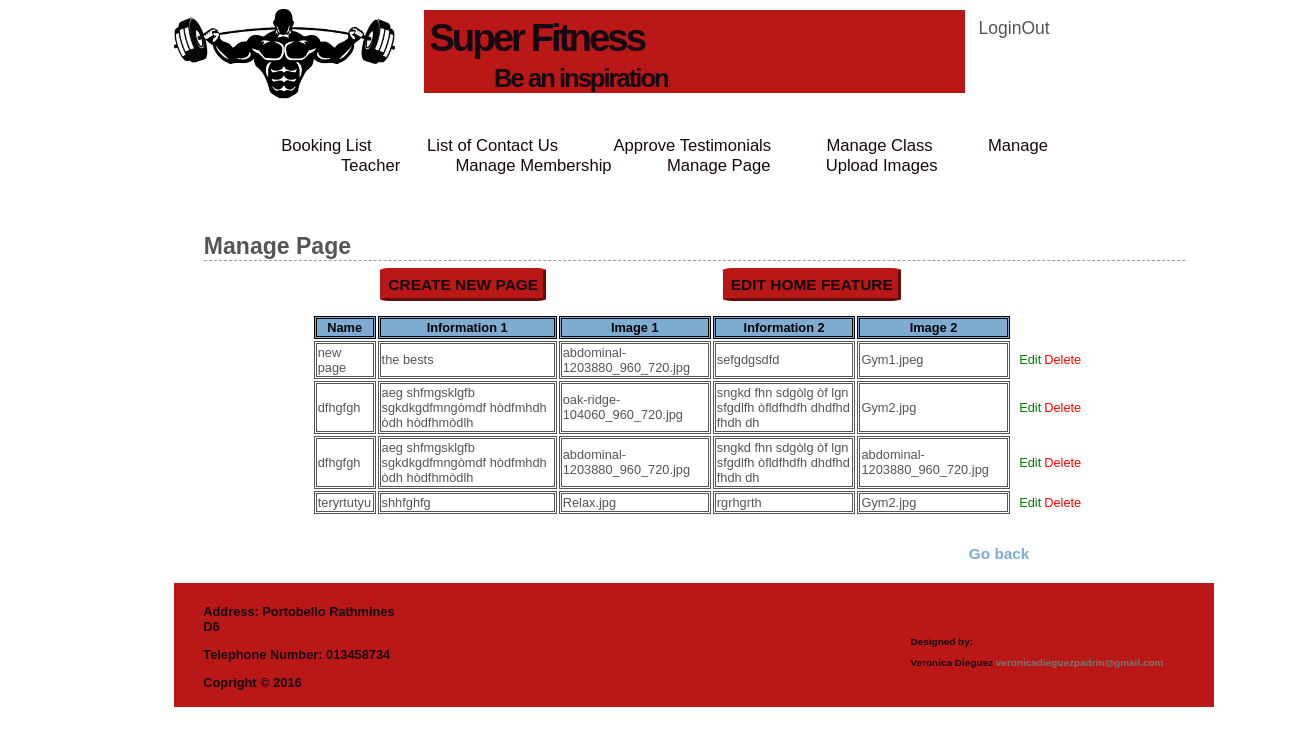
Screenshot of /adm_pages/8.view_pages.php (signed in) with the database file from the repository.
### tables this page shows
CREATE TABLE IF NOT EXISTS `page` (
  `id_page` int(11) NOT NULL AUTO_INCREMENT,
  `page_name` varchar(25) NOT NULL,
  `info1` varchar(200) DEFAULT NULL,
  `info2` varchar(200) DEFAULT NULL,
  `name_img1` varchar(200) DEFAULT NULL,
  `name_img2` varchar(200) DEFAULT NULL,
  `feature1` varchar(200) DEFAULT NULL,
  `feature2` varchar(200) DEFAULT NULL,
  PRIMARY KEY (`id_page`)
);

### adm_pages/8.view_pages.php (the view, shortened to what this page needs)
<?php
    include('../includes/header_login.php');
    echo '<h1>Manage Page</h1>';
	require ('../connect.php');
 	echo "<a class='new' href='8.new_page.php'>CREATE NEW PAGE</a>";
 	 	echo "<a class='new' href='8.home_edit.php'>EDIT HOME FEATURE</a>";
        $sql="SELECT * from page WHERE id_page <> 1";
        $result = mysqli_query ($db, $sql);
        $num = mysqli_num_rows($result);
        if ($num > 0) {
       		echo '<table class="tableclass">
	    			<tr>
						<th>Name</th>
						<th>Information 1</th>
						<th>Image 1</th>
						<th>Information 2</th>
						<th>Image 2</th>
	    			</tr>';
			while ($row = mysqli_fetch_array($result)) {
			    	echo '<tr>
				    		<td>' . $row['page_name'] . '</td>
					    	<td>'.$row['info1'].'</td>
						    <td>' . $row['name_img1'] . '</td>
					    	<td>'.$row['info2'].'</td>
					    	<td>' . $row['name_img2'] . '</td>
					    	<td class="edit"><a href="8.update_page.php?id='. $row['id_page'].'">Edit</a></td>
		    		    	<td class="delete"><a href="8.delete_page.php?id=' . $row['id_page'] . '">Delete</a></td>
				    	</tr>';
			}
			echo '</table>';
		} else {
			echo '<p class="error">There are currently no registered new page.</p>';
		  }
    echo '<a class="goback" href="1.home_adm.php">Go back</a>';
    include('../includes/footer.php');
?>

### includes/main.css (style rules this page uses)
a { color:#777; text-decoration:none; }
body { width: 80%; margin-left: 13.4%; background:#ffffff; color:#555; font:0.8em Arial, Helvetica, "bitstream vera sans", sans-serif; }
#content h1 { border-bottom:1px dashed #999; font-size:1.8em; padding:20px 0 0; }
table.tableclass { margin-bottom: 3%; }
table.tableclass tr th { border: double; background-color: #7DABD1; color: black; margin-bottom:10%; }
table.tableclass tr td { border: double; }
table.tableclass { width: 78%; margin-left: 11%; }
a.goback { margin-left: 78%; font-size: 120%; color: #7DABD1; font-weight: 700; }
table.tableclass td.delete, table.tableclass td.edit, table.tableclass td.timetable, table.bookingTime td.edit { border: none; text-align: left; padding-left: 1%; }
table.tableclass { margin-top:2%; }
table.tableclass td.delete a { color:red; }
table.tableclass td.edit a { color:green; }
a.new { padding: 5px; font-weight: bold; font-size: 121%; color: #160812; background: #b91817; border: outset; border-color:#b91817; border-radius: 7%; margin-left: 18%; }

### rows the page displays
page: page_name "new page", info1 "the bests", name_img1 "abdominal-1203880_960_720.jpg", info2 "sefgdgsdfd", name_img2 "Gym1.jpeg"
page: page_name "dfhgfgh", info1 "aeg shfmgsklgfb sgkdkgdfmngòmdf hòdfmhdh òdh hòdfhmòdlh", name_img1 "oak-ridge-104060_960_720.jpg", info2 "sngkd fhn sdgòlg òf lgn sfgdlfh òfldfhdfh dhdfhd fhdh dh", name_img2 "Gym2.jpg"
page: page_name "dfhgfgh", info1 "aeg shfmgsklgfb sgkdkgdfmngòmdf hòdfmhdh òdh hòdfhmòdlh", name_img1 "abdominal-1203880_960_720.jpg", info2 "sngkd fhn sdgòlg òf lgn sfgdlfh òfldfhdfh dhdfhd fhdh dh", name_img2 "abdominal-1203880_960_720.jpg"
page: page_name "teryrtutyu", info1 "shhfghfg", name_img1 "Relax.jpg", info2 "rgrhgrth", name_img2 "Gym2.jpg"
